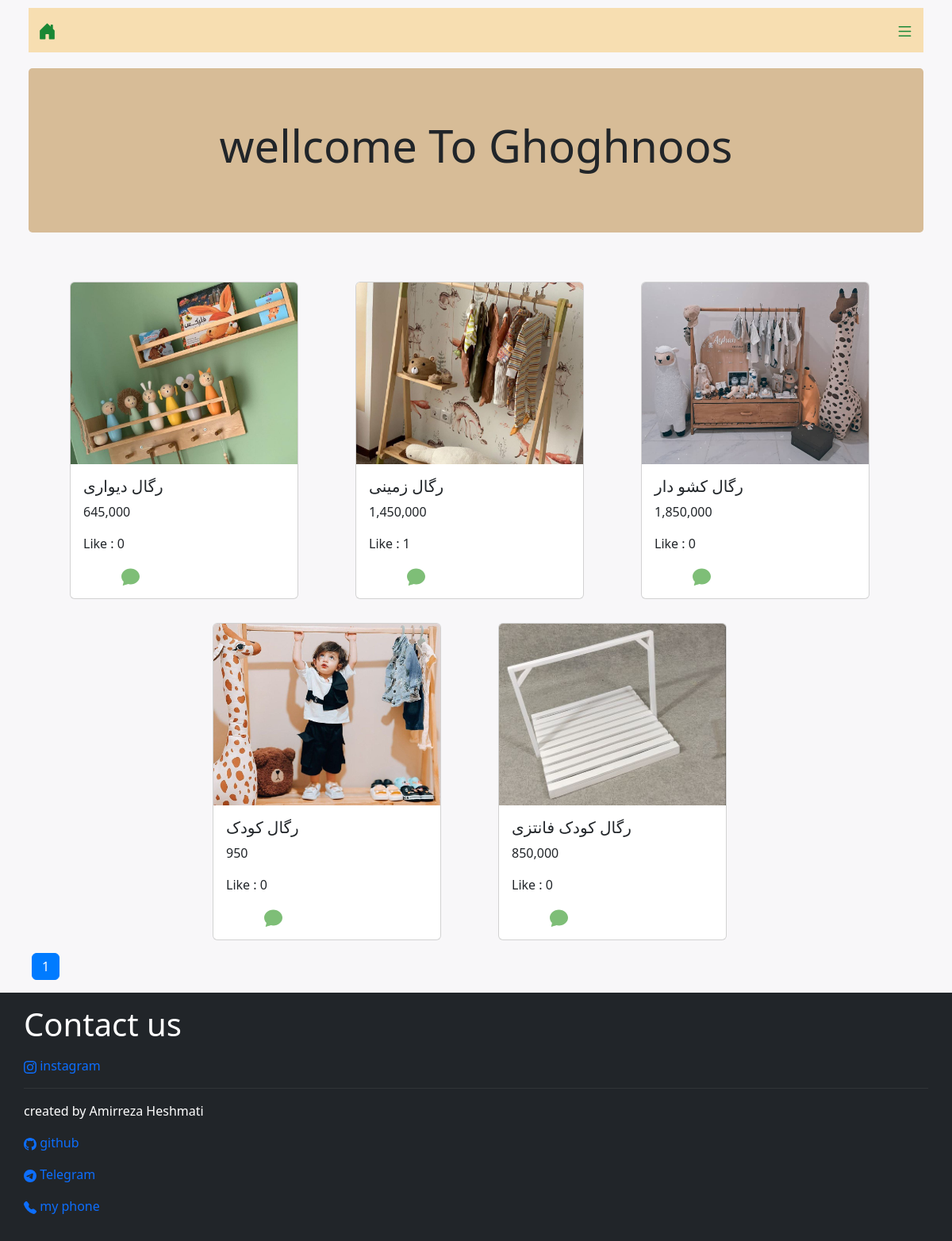
The page / on the database its author committed.
### shopping/models.py (models this page shows, shortened)
class Product(models.Model) :
    name = models.CharField(max_length=20)
    price = models.BigIntegerField()
    picture = models.ImageField()
    likes = models.ManyToManyField(User , blank=True , related_name="like")

### shopping/views.py (the view)
# urls.py: path("" , views.product_list , name="product_list") ,
def product_list(request) :
    product = Product.objects.all()
    paginator = Paginator(product, 12)  # 12 محصول در هر صفحه
    page_number = request.GET.get('page')  # شماره صفحه از URL
    page_obj = paginator.get_page(page_number)
    context = {"product" : page_obj }
    return render(request , "shopping/product_list.html" , context)

### shopping/templates/shopping/product_list.html (shortened to what this page needs)
{% extends "shopping/base.html" %}
{% block content %}
{% load humanize %}
{% load bootstrap4 %}
{% load static %}
<!doctype html>
<html lang="en">
  <head>
    <link href="https://cdn.jsdelivr.net/npm/bootstrap@5.3.3/dist/css/bootstrap.min.css" rel="stylesheet">
    <link rel="stylesheet" href="{% static 'css/style.css' %}">
  </head>
<body>
 {% block page_header %}
<div class="jumbotron" style="padding-bottom: 5%; background-color:#d7bc97; margin-left: 3vw; margin-right: 3vw; "><p class="display-4 text-focus-in" style="text-align: center;">
    wellcome To Ghoghnoos
</p></div>
{% endblock page_header %}
<ul style="flex-wrap: wrap; display: flex; justify-content: center;">
    {% for pro in product %}
    <li class="text-decoration-none d-block " style="margin-left: 1vw; margin-right: 3vw; margin-top: 30px;">
        <div class="card" style="max-width: 18rem; width: 70vw; margin-right: 2vw; ">
            <img src="{{pro.picture.url}}" class="card-img-top" alt="img">
            <div class="card-body">
                <h5 class="card-title">{{pro.name}}</h5>
                <p class="card-text">{{pro.price|intcomma}}</p>
                <p>Like : {{pro.likes.count}}</p>
                <div style="display: flex;">
                 <div>
                    <a href="{% url 'shopping:comments' pro.id %}" style="margin-left: 4vw;"><i class="bi bi-chat-fill">
                    <svg xmlns="http://www.w3.org/2000/svg" width="23" height="23" fill="#7ebe77" class="bi bi-chat-fill" viewBox="0 0 16 16">
  <path d="M8 15c4.418 0 8-3.134 8-7s-3.582-7-8-7-8 3.134-8 7c0 1.76.743 3.37 1.97 4.6-.097 1.016-.417 2.13-.771 2.966-.079.186.074.394.273.362 2.256-.37 3.597-.938 4.18-1.234A9 9 0 0 0 8 15"/>
</svg>
                </i></a>
                 </div>
                </div>
            </div>
        </div>
    </li>
    {% empty %}
    <li>nothing</li>
    {% endfor %}
</ul>
<nav aria-label="..." style="margin-left: 40px;">
  <ul class="pagination">
    <li class="page-item active">
      <a class="page-link" href="#" aria-current="page">{{product.number}}</a>
    </li>
  </ul>
</nav>
<footer class="bg-dark text-white py-3">
<div style="margin-left: 30px; margin-right: 30px;">
  <div>
    <p class="display-6">Contact us</p>
    <p><a href="https://www.instagram.com/ghoghnoos_art20?igsh=a2d2eGVjbzh4MzNx" style="text-decoration: none;">
    <i class="bi bi-instagram"></i>  instagram</a></p>
<hr style="border: none; border-top: 1px solid rgb(100,100,100); margin: 20px 5;">
<p>created by Amirreza Heshmati</p>
<div>
  <p><a href="https://github.com/amirrezaheshmati" style="text-decoration: none;"><i class="bi bi-github">
</i>  github</a></p>
<p><a href="https://t.me/Amirbakii" style="text-decoration: none;"><i class="bi bi-telegram">
</i>  Telegram</a></p>
<p><a href="tel:+989149892348"style="text-decoration: none;"><i class="bi bi-telephone-fill" >
</i>  my phone</a></p>
</div>
  </div>
</div>
</footer>
</body>
{% endblock content %}

### shopping/templates/shopping/base.html (shortened to what this page needs)
{% load bootstrap4 %}
<!doctype html>
<html lang="en">
  <head>
    <link href="https://cdn.jsdelivr.net/npm/bootstrap@5.3.3/dist/css/bootstrap.min.css" rel="stylesheet">
    {% bootstrap_css %}
  </head>
  <body>
<nav class="navbar " style="background-color:#f7deb1; margin-left: 3vw;
 margin-right: 3vw; margin-top: 10px; margin-bottom: 20px;">
  <div class="container-fluid">
    <a href="{% url 'shopping:product_list' %}"><i class="bi bi-house-door-fill">
    </i></a>
    <a class="navbar-brand me-0" ><i class="bi bi-list" data-bs-toggle="offcanvas" data-bs-target="#offcanvasRight">
    </i></a>
  </div>
</nav>
{% block content %}{% endblock content %}
  </body>
</html>

### static/css/style.css (style rules this page uses)
.text-focus-in { -webkit-animation: text-focus-in 1s cubic-bezier(0.550, 0.085, 0.680, 0.530) both; animation: text-focus-in 1s cubic-bezier(0.550, 0.085, 0.680, 0.530) both; }
body { background-color: #f8f7f9; }

### rows shown on the page
Product: picture (picture), name "رگال دیواری", price "645,000", likes.count "0"
Product: picture (picture), name "رگال زمینی", price "1,450,000", likes.count "1"
Product: picture (picture), name "رگال کشو دار", price "1,850,000", likes.count "0"
Product: picture (picture), name "رگال کودک", price "950", likes.count "0"
Product: picture (picture), name "رگال کودک فانتزی", price "850,000", likes.count "0"

### other values the page prints
{{ product.number }} "1"
